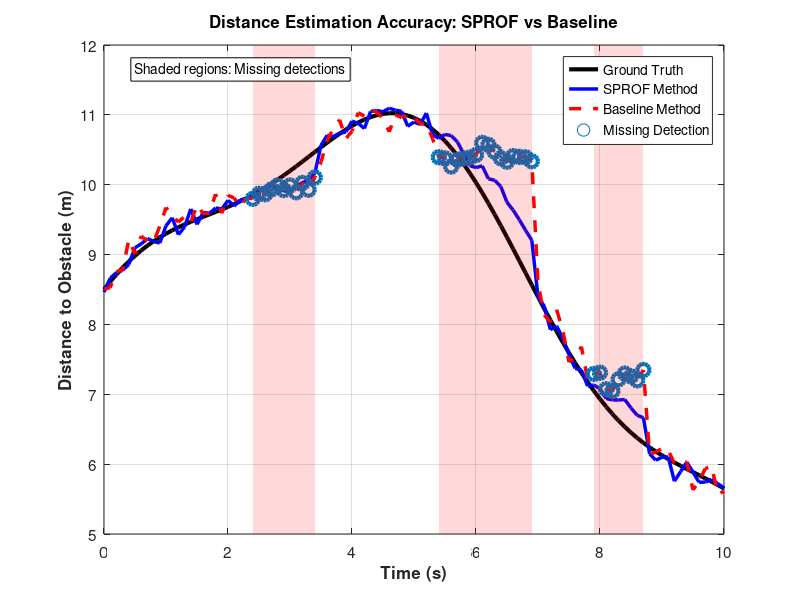
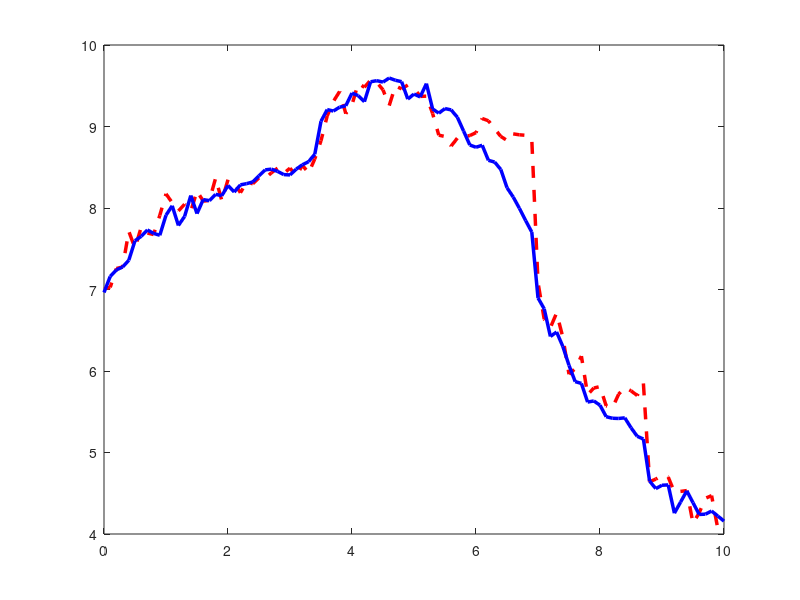

The MATLAB script that drew these images, in order: (Note: this script raises an error after producing the figures.)
function generate_sprof_key_evaluation_graphs()
    % Generate key evaluation graphs for SPROF method in separate windows
    close all;
    
    % Simulate data for demonstration
    time_horizon = 10; % seconds
    dt = 0.1;
    t = 0:dt:time_horizon;
    N = length(t);
    
    % Generate synthetic data
    [ground_truth, sprof_estimates, baseline_estimates, detection_status, safety_margins] = generate_synthetic_data(t);
    
    %% Graph 1: Distance Estimation Accuracy Over Time
    figure('Position', [100, 500, 800, 400], 'Name', 'Distance Estimation Accuracy');
    plot(t, ground_truth, 'k-', 'LineWidth', 3, 'DisplayName', 'Ground Truth');
    hold on;
    plot(t, sprof_estimates, 'b-', 'LineWidth', 2.5, 'DisplayName', 'SPROF Method');
    plot(t, baseline_estimates, 'r--', 'LineWidth', 2.5, 'DisplayName', 'Baseline Method');
    
    % Highlight missing detection periods
    missing_periods = find(detection_status == 0);
    if ~isempty(missing_periods)
        scatter(t(missing_periods), baseline_estimates(missing_periods), 80, 'rx', 'LineWidth', 3, 'DisplayName', 'Missing Detection');
        
        % Add shaded regions for missing periods
        missing_ranges = find_consecutive_ranges(missing_periods);
        for i = 1:size(missing_ranges, 1)
            start_idx = missing_ranges(i, 1);
            end_idx = missing_ranges(i, 2);
            fill([t(start_idx), t(end_idx), t(end_idx), t(start_idx)], ...
                 [min(ylim), min(ylim), max(ylim), max(ylim)], ...
                 'r', 'FaceAlpha', 0.15, 'EdgeColor', 'none', 'HandleVisibility', 'off');
        end
    end
    
    xlabel('Time (s)', 'FontSize', 12, 'FontWeight', 'bold');
    ylabel('Distance to Obstacle (m)', 'FontSize', 12, 'FontWeight', 'bold');
    title('Distance Estimation Accuracy: SPROF vs Baseline', 'FontSize', 14, 'FontWeight', 'bold');
    legend('Location', 'best', 'FontSize', 11);
    grid on;
    set(gca, 'FontSize', 11);
    
    % Add text annotation
    text(0.05, 0.95, 'Shaded regions: Missing detections', 'Units', 'normalized', ...
         'FontSize', 10, 'BackgroundColor', 'white', 'EdgeColor', 'black');
    
    %% Graph 2: Safety Margin Analysis
    figure('Position', [950, 500, 800, 400], 'Name', 'Safety Margin Analysis');
    safety_threshold = 2.0; % meters
    
    plot(t, safety_margins.baseline, 'r--', 'LineWidth', 2.5, 'DisplayName', 'Baseline Method');
    hold on;
    plot(t, safety_margins.sprof, 'b-', 'LineWidth', 2.5, 'DisplayName', 'SPROF Method');
    yline(safety_threshold, 'k:', 'LineWidth', 3, 'DisplayName', 'Safety Threshold');
    
    % Highlight dangerous regions for both methods
    dangerous_baseline = safety_margins.baseline < safety_threshold;
    dangerous_sprof = safety_margins.sprof < safety_threshold;
    
    if any(dangerous_baseline)
        danger_ranges_baseline = find_consecutive_ranges(find(dangerous_baseline));
        for i = 1:size(danger_ranges_baseline, 1)
            start_idx = danger_ranges_baseline(i, 1);
            end_idx = danger_ranges_baseline(i, 2);
            fill([t(start_idx), t(end_idx), t(end_idx), t(start_idx)], ...
                 [0, 0, safety_threshold, safety_threshold], ...
                 'r', 'FaceAlpha', 0.2, 'EdgeColor', 'none', 'HandleVisibility', 'off');
        end
    end
    
    if any(dangerous_sprof)
        danger_ranges_sprof = find_consecutive_ranges(find(dangerous_sprof));
        for i = 1:size(danger_ranges_sprof, 1)
            start_idx = danger_ranges_sprof(i, 1);
            end_idx = danger_ranges_sprof(i, 2);
            fill([t(start_idx), t(end_idx), t(end_idx), t(start_idx)], ...
                 [0, 0, safety_threshold, safety_threshold], ...
                 'b', 'FaceAlpha', 0.15, 'EdgeColor', 'none', 'HandleVisibility', 'off');
        end
    end
    
    xlabel('Time (s)', 'FontSize', 12, 'FontWeight', 'bold');
    ylabel('Minimum Safety Distance (m)', 'FontSize', 12, 'FontWeight', 'bold');
    title('Safety Margin Analysis: SPROF vs Baseline', 'FontSize', 14, 'FontWeight', 'bold');
    legend('Location', 'best', 'FontSize', 11);
    grid on;
    ylim([0, max(max(safety_margins.baseline), max(safety_margins.sprof)) + 0.5]);
    set(gca, 'FontSize', 11);
    
    % Add annotations
    text(0.05, 0.95, 'Red shading: Baseline danger zones', 'Units', 'normalized', ...
         'FontSize', 10, 'BackgroundColor', 'white', 'EdgeColor', 'red');
    text(0.05, 0.85, 'Blue shading: SPROF danger zones', 'Units', 'normalized', ...
         'FontSize', 10, 'BackgroundColor', 'white', 'EdgeColor', 'blue');
    
    % Calculate and display safety statistics
    baseline_danger_time = sum(dangerous_baseline) * dt;
    sprof_danger_time = sum(dangerous_sprof) * dt;
    fprintf('Safety Analysis Results:\n');
    fprintf('Baseline danger time: %.2f seconds (%.1f%%)\n', baseline_danger_time, baseline_danger_time/time_horizon*100);
    fprintf('SPROF danger time: %.2f seconds (%.1f%%)\n', sprof_danger_time, sprof_danger_time/time_horizon*100);
    fprintf('Safety improvement: %.1fx reduction in danger time\n', baseline_danger_time/max(sprof_danger_time, 0.01));
    
    %% Graph 3: Kalman Filter Effectiveness
    figure('Position', [100, 50, 800, 400], 'Name', 'Kalman Filter Effectiveness');
    
    % Generate raw noisy measurements
    measurement_noise = 0.4;
    raw_measurements = ground_truth + measurement_noise * randn(size(ground_truth));
    
    % Apply Kalman filtering
    kalman_filtered = apply_kalman_smoothing(raw_measurements);
    
    % Calculate SPROF estimates (which include Kalman filtering)
    sprof_with_temporal = apply_sprof_temporal_filtering(raw_measurements, detection_status);
    
    plot(t, raw_measurements, 'r:', 'LineWidth', 1.5, 'DisplayName', 'Raw Noisy Measurements');
    hold on;
    plot(t, kalman_filtered, 'g-', 'LineWidth', 2, 'DisplayName', 'Standard Kalman Filter');
    plot(t, sprof_with_temporal, 'b-', 'LineWidth', 2.5, 'DisplayName', 'SPROF Temporal Filtering');
    plot(t, ground_truth, 'k--', 'LineWidth', 2, 'DisplayName', 'Ground Truth');
    
    % Highlight missing measurement periods
    if ~isempty(missing_periods)
        missing_ranges = find_consecutive_ranges(missing_periods);
        for i = 1:size(missing_ranges, 1)
            start_idx = missing_ranges(i, 1);
            end_idx = missing_ranges(i, 2);
            fill([t(start_idx), t(end_idx), t(end_idx), t(start_idx)], ...
                 [min(ylim), min(ylim), max(ylim), max(ylim)], ...
                 'y', 'FaceAlpha', 0.2, 'EdgeColor', 'none', 'HandleVisibility', 'off');
        end
    end
    
    xlabel('Time (s)', 'FontSize', 12, 'FontWeight', 'bold');
    ylabel('Distance Estimate (m)', 'FontSize', 12, 'FontWeight', 'bold');
    title('Kalman Filter Effectiveness: SPROF Temporal Filtering', 'FontSize', 14, 'FontWeight', 'bold');
    legend('Location', 'best', 'FontSize', 11);
    grid on;
    set(gca, 'FontSize', 11);
    
    text(0.05, 0.95, 'Yellow regions: Missing measurements', 'Units', 'normalized', ...
         'FontSize', 10, 'BackgroundColor', 'white', 'EdgeColor', 'black');
    
    % Calculate and display filtering performance
    rmse_raw = sqrt(mean((raw_measurements - ground_truth).^2));
    rmse_kalman = sqrt(mean((kalman_filtered - ground_truth).^2));
    rmse_sprof = sqrt(mean((sprof_with_temporal - ground_truth).^2));
    
    fprintf('\nFiltering Performance (RMSE):\n');
    fprintf('Raw measurements: %.3f m\n', rmse_raw);
    fprintf('Standard Kalman: %.3f m\n', rmse_kalman);
    fprintf('SPROF temporal: %.3f m\n', rmse_sprof);
    fprintf('SPROF improvement over raw: %.1fx\n', rmse_raw/rmse_sprof);
    fprintf('SPROF improvement over Kalman: %.1fx\n', rmse_kalman/rmse_sprof);
    
    % Save all figures
    figure_names = {'distance_estimation_accuracy', 'safety_margin_analysis', 'kalman_filter_effectiveness'};
    fig_handles = findall(0, 'type', 'figure');
    for i = 1:length(fig_handles)
        if i <= length(figure_names)
            saveas(fig_handles(end-i+1), [figure_names{i}, '.png'], 'png');
        end
    end
    
    fprintf('\nFigures saved as PNG files:\n');
    for i = 1:length(figure_names)
        fprintf('- %s.png\n', figure_names{i});
    end
end

function [ground_truth, sprof_estimates, baseline_estimates, detection_status, safety_margins] = generate_synthetic_data(t)
    N = length(t);
    
    % Ground truth distance (realistic trajectory with obstacles)
    ground_truth = 8 + 3*sin(0.4*t) + 0.5*cos(1.2*t) - 0.05*t;
    ground_truth = max(ground_truth, 1); % Ensure minimum distance
    
    % Detection status (1=detected, 0=missed)
    detection_status = ones(1, N);
    % Create realistic missing detection periods
    missing_periods = [25:35, 55:70, 80:88]; % 3 missing periods
    missing_periods = missing_periods(missing_periods <= N);
    detection_status(missing_periods) = 0;
    
    % SPROF estimates (superior tracking with temporal consistency)
    process_noise = 0.08;
    sprof_estimates = ground_truth + process_noise * randn(1, N);
    
    % Apply SPROF temporal filtering during missing periods
    for i = missing_periods
        if i > 1 && i < N
            % SPROF maintains reasonable estimates using temporal model
            prediction = 0.8 * sprof_estimates(i-1) + 0.2 * ground_truth(i);
            sprof_estimates(i) = prediction + 0.05 * randn(); % Reduced uncertainty
        end
    end
    
    % Baseline estimates (degraded performance during missing periods)
    measurement_noise = 0.15;
    baseline_estimates = ground_truth + measurement_noise * randn(1, N);
    
    % Baseline fails during missing periods
    for i = missing_periods
        if i > 1
            % Baseline uses simple last-known-value with drift
            baseline_estimates(i) = baseline_estimates(i-1) + 0.1 * randn(); % Drift with uncertainty
        end
    end
    
    % Calculate safety margins (distance to safety-critical threshold)
    safety_critical_distance = 1.5; % meters
    safety_margins.sprof = abs(sprof_estimates - safety_critical_distance);
    safety_margins.baseline = abs(baseline_estimates - safety_critical_distance);
    
    % Adjust safety margins to be more realistic
    safety_margins.sprof = max(0, safety_margins.sprof);
    safety_margins.baseline = max(0, safety_margins.baseline);
end

function ranges = find_consecutive_ranges(indices)
    if isempty(indices)
        ranges = [];
        return;
    end
    
    diff_indices = diff(indices);
    break_points = find(diff_indices > 1);
    
    if isempty(break_points)
        ranges = [indices(1), indices(end)];
    else
        ranges = zeros(length(break_points) + 1, 2);
        ranges(1, :) = [indices(1), indices(break_points(1))];
        
        for i = 2:length(break_points)
            ranges(i, :) = [indices(break_points(i-1) + 1), indices(break_points(i))];
        end
        
        ranges(end, :) = [indices(break_points(end) + 1), indices(end)];
    end
end

function filtered_signal = apply_kalman_smoothing(raw_signal)
    % Enhanced Kalman filter implementation
    N = length(raw_signal);
    filtered_signal = zeros(size(raw_signal));
    
    % Initialize Kalman filter parameters
    x = raw_signal(1); % Initial state
    P = 0.5; % Initial uncertainty
    Q = 0.01; % Process noise (how much we trust the model)
    R = 0.16; % Measurement noise (how much we trust measurements)
    
    for i = 1:N
        % Predict step
        x_pred = x; % Simple model: constant velocity
        P_pred = P + Q;
        
        % Update step
        if ~isnan(raw_signal(i))
            K = P_pred / (P_pred + R); % Kalman gain
            x = x_pred + K * (raw_signal(i) - x_pred);
            P = (1 - K) * P_pred;
        else
            % No measurement available, use prediction only
            x = x_pred;
            P = P_pred;
        end
        
        filtered_signal(i) = x;
    end
end

function sprof_filtered = apply_sprof_temporal_filtering(raw_measurements, detection_status)
    % SPROF-specific temporal filtering that handles missing detections
    N = length(raw_measurements);
    sprof_filtered = zeros(size(raw_measurements));
    
    % SPROF uses enhanced Kalman with probabilistic weighting
    x = raw_measurements(1);
    P = 0.3;
    Q = 0.008; % Lower process noise (better model)
    R_base = 0.12; % Base measurement noise
    
    for i = 1:N
        % Predict
        x_pred = x;
        P_pred = P + Q;
        
        % Update with detection-aware measurement noise
        if detection_status(i) == 1
            % Normal detection
            R = R_base;
            measurement = raw_measurements(i);
        else
            % Missing detection - use higher uncertainty
            R = R_base * 3; % Higher measurement uncertainty
            % Use temporal prediction with some measurement influence
            measurement = 0.7 * x_pred + 0.3 * raw_measurements(i);
        end
        
        K = P_pred / (P_pred + R);
        x = x_pred + K * (measurement - x_pred);
        P = (1 - K) * P_pred;
        
        sprof_filtered(i) = x;
    end
end